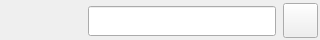
<?xml version="1.0" encoding="UTF-8"?>
<ui version="4.0">
 <class>customLineEdit</class>
 <widget class="QWidget" name="customLineEdit">
  <property name="geometry">
   <rect>
    <x>0</x>
    <y>0</y>
    <width>320</width>
    <height>40</height>
   </rect>
  </property>
  <property name="minimumSize">
   <size>
    <width>320</width>
    <height>40</height>
   </size>
  </property>
  <property name="maximumSize">
   <size>
    <width>320</width>
    <height>40</height>
   </size>
  </property>
  <property name="contextMenuPolicy">
   <enum>Qt::NoContextMenu</enum>
  </property>
  <property name="windowTitle">
   <string/>
  </property>
  <widget class="QWidget" name="layoutWidget">
   <property name="geometry">
    <rect>
     <x>0</x>
     <y>0</y>
     <width>321</width>
     <height>42</height>
    </rect>
   </property>
   <layout class="QHBoxLayout" name="mainLayout">
    <item>
     <widget class="QLabel" name="controllerLabel">
      <property name="minimumSize">
       <size>
        <width>80</width>
        <height>40</height>
       </size>
      </property>
      <property name="maximumSize">
       <size>
        <width>80</width>
        <height>40</height>
       </size>
      </property>
      <property name="text">
       <string/>
      </property>
      <property name="alignment">
       <set>Qt::AlignCenter</set>
      </property>
      <property name="wordWrap">
       <bool>true</bool>
      </property>
     </widget>
    </item>
    <item>
     <widget class="QLineEdit" name="controller">
      <property name="minimumSize">
       <size>
        <width>188</width>
        <height>30</height>
       </size>
      </property>
      <property name="maximumSize">
       <size>
        <width>188</width>
        <height>30</height>
       </size>
      </property>
     </widget>
    </item>
    <item>
     <widget class="QPushButton" name="controllerJudge">
      <property name="minimumSize">
       <size>
        <width>35</width>
        <height>35</height>
       </size>
      </property>
      <property name="maximumSize">
       <size>
        <width>35</width>
        <height>35</height>
       </size>
      </property>
      <property name="text">
       <string/>
      </property>
     </widget>
    </item>
   </layout>
  </widget>
 </widget>
 <resources/>
 <connections/>
</ui>
